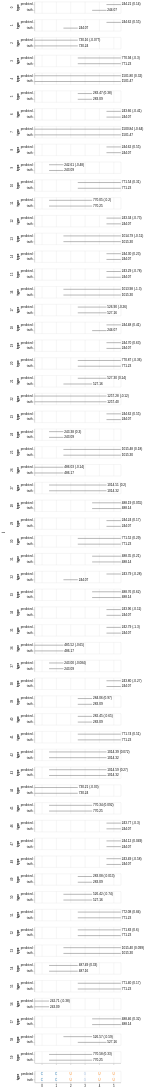

Source (notebook cell):
### Code cell
seq_data = pl.DataFrame({
    "nucleoside": true_sequence + predicted_sequence,
    "pos": list(range(len(true_sequence))) * 2,
    "type": ["truth"] * len(true_sequence) + ["predicted"] * len(predicted_sequence),
})

base = alt.Chart(data)
((
    base.mark_rule().encode(
        alt.X("l").axis(title=None, labels=False, ticks=False),
        alt.X2("r"),
        alt.Y("type"),
    )
    + base.mark_text(align="left", dx=3).encode(
        alt.X("r").axis(title=None, labels=False, ticks=False),
        alt.Y("type"),
        alt.Text("mass_info"),
    )
).facet(row="j") & alt.Chart(seq_data).mark_text().encode(
    alt.X("pos").title(None),
    alt.Y("type"),
    alt.Text("nucleoside"),
    alt.Color("nucleoside", scale=alt.Scale(scheme="category20")).legend(None),
)).resolve_scale(x="shared")

### Figure 1 — Vega-Lite specification as saved in the notebook (floating-point values rounded to 4 significant figures)
{"config": {"view": {"continuousWidth": 300, "continuousHeight": 300}}, "vconcat": [{"data": {"name": "data-4979316057aee5d402b1d7f7d5073082"}, "facet": {"row": {"field": "j", "type": "quantitative"}}, "spec": {"layer": [{"mark": {"type": "rule"}, "encoding": {"x": {"axis": {"title": null, "labels": false}, "field": "l", "type": "quantitative"}, "x2": {"field": "r"}, "y": {"field": "type", "type": "nominal"}}}, {"mark": {"type": "text", "align": "left", "dx": 3}, "encoding": {"text": {"field": "mass_info", "type": "nominal"}, "x": {"axis": {"title": null, "labels": false}, "field": "r", "type": "quantitative"}, "y": {"field": "type", "type": "nominal"}}}]}}, {"data": {"name": "data-b97cc9017dc9b2658a3867263e07896c"}, "mark": {"type": "text"}, "encoding": {"color": {"field": "nucleoside", "legend": null, "scale": {"scheme": "category20"}, "type": "nominal"}, "text": {"field": "nucleoside", "type": "nominal"}, "x": {"field": "pos", "title": null, "type": "quantitative"}, "y": {"field": "type", "type": "nominal"}}}], "resolve": {"scale": {"x": "shared"}}, "$schema": "https://vega.github.io/schema/vega-lite/v5.20.1.json", "datasets": {"data-4979316057aee5d402b1d7f7d5073082": [{"l": 4.5, "r": 5.5, "j": 0, "mass_info": "244.21 (0.14)", "type": "predicted"}, {"l": 4.5, "r": 5.5, "j": 1, "mass_info": "244.62 (0.55)", "type": "predicted"}, {"l": -0.5, "r": 2.5, "j": 2, "mass_info": "730.16 (-0.077)", "type": "predicted"}, {"l": 2.5, "r": 5.5, "j": 3, "mass_info": "770.94 (-0.3)", "type": "predicted"}, {"l": -0.5, "r": 5.5, "j": 4, "mass_info": "1501.80 (0.32)", "type": "predicted"}, {"l": 2.5, "r": 3.5, "j": 5, "mass_info": "283.47 (0.38)", "type": "predicted"}, {"l": 4.5, "r": 5.5, "j": 6, "mass_info": "243.66 (-0.41)", "type": "predicted"}, {"l": -0.5, "r": 5.5, "j": 7, "mass_info": "1500.84 (-0.64)", "type": "predicted"}, {"l": 4.5, "r": 5.5, "j": 8, "mass_info": "244.62 (0.55)", "type": "predicted"}, {"l": 0.5, "r": 1.5, "j": 9, "mass_info": "242.61 (-0.48)", "type": "predicted"}, {"l": 2.5, "r": 5.5, "j": 10, "mass_info": "771.54 (0.31)", "type": "predicted"}, {"l": 0.5, "r": 3.5, "j": 11, "mass_info": "770.05 (-0.2)", "type": "predicted"}, {"l": 4.5, "r": 5.5, "j": 12, "mass_info": "243.34 (-0.73)", "type": "predicted"}, {"l": 1.5, "r": 5.5, "j": 13, "mass_info": "1014.79 (-0.51)", "type": "predicted"}, {"l": 4.5, "r": 5.5, "j": 14, "mass_info": "244.30 (0.23)", "type": "predicted"}, {"l": 4.5, "r": 5.5, "j": 15, "mass_info": "243.29 (-0.78)", "type": "predicted"}, {"l": 1.5, "r": 5.5, "j": 16, "mass_info": "1013.98 (-1.3)", "type": "predicted"}, {"l": 2.5, "r": 4.5, "j": 17, "mass_info": "526.90 (-0.26)", "type": "predicted"}, {"l": 4.5, "r": 5.5, "j": 18, "mass_info": "244.48 (0.41)", "type": "predicted"}, {"l": 4.5, "r": 5.5, "j": 19, "mass_info": "244.70 (0.63)", "type": "predicted"}, {"l": 2.5, "r": 5.5, "j": 20, "mass_info": "770.87 (-0.36)", "type": "predicted"}, {"l": 2.5, "r": 4.5, "j": 21, "mass_info": "527.30 (0.14)", "type": "predicted"}, {"l": -0.5, "r": 4.5, "j": 22, "mass_info": "1257.28 (-0.12)", "type": "predicted"}, {"l": 4.5, "r": 5.5, "j": 23, "mass_info": "244.62 (0.55)", "type": "predicted"}, {"l": 0.5, "r": 1.5, "j": 24, "mass_info": "243.38 (0.3)", "type": "predicted"}, {"l": 1.5, "r": 5.5, "j": 25, "mass_info": "1015.48 (0.18)", "type": "predicted"}, {"l": -0.5, "r": 1.5, "j": 26, "mass_info": "486.03 (-0.14)", "type": "predicted"}, {"l": 0.5, "r": 4.5, "j": 27, "mass_info": "1014.51 (0.2)", "type": "predicted"}, {"l": 3.5, "r": 5.5, "j": 28, "mass_info": "488.19 (0.055)", "type": "predicted"}, {"l": 4.5, "r": 5.5, "j": 29, "mass_info": "244.24 (0.17)", "type": "predicted"}, {"l": 2.5, "r": 5.5, "j": 30, "mass_info": "771.52 (0.29)", "type": "predicted"}, {"l": 3.5, "r": 5.5, "j": 31, "mass_info": "488.35 (0.21)", "type": "predicted"}, {"l": 4.5, "r": 5.5, "j": 32, "mass_info": "243.79 (-0.28)", "type": "predicted"}, {"l": 3.5, "r": 5.5, "j": 33, "mass_info": "488.76 (0.62)", "type": "predicted"}, {"l": 4.5, "r": 5.5, "j": 34, "mass_info": "243.96 (-0.11)", "type": "predicted"}, {"l": 4.5, "r": 5.5, "j": 35, "mass_info": "242.79 (-1.3)", "type": "predicted"}, {"l": -0.5, "r": 1.5, "j": 36, "mass_info": "485.52 (-0.65)", "type": "predicted"}, {"l": 0.5, "r": 1.5, "j": 37, "mass_info": "243.00 (-0.084)", "type": "predicted"}, {"l": 4.5, "r": 5.5, "j": 38, "mass_info": "243.80 (-0.27)", "type": "predicted"}, {"l": 2.5, "r": 3.5, "j": 39, "mass_info": "284.06 (0.97)", "type": "predicted"}, {"l": 2.5, "r": 3.5, "j": 40, "mass_info": "282.45 (-0.65)", "type": "predicted"}, {"l": 2.5, "r": 5.5, "j": 41, "mass_info": "771.74 (0.51)", "type": "predicted"}, {"l": 0.5, "r": 4.5, "j": 42, "mass_info": "1014.39 (0.072)", "type": "predicted"}, {"l": 0.5, "r": 4.5, "j": 43, "mass_info": "1014.59 (0.27)", "type": "predicted"}, {"l": -0.5, "r": 2.5, "j": 44, "mass_info": "730.21 (-0.03)", "type": "predicted"}, {"l": 0.5, "r": 3.5, "j": 45, "mass_info": "770.34 (0.092)", "type": "predicted"}, {"l": 4.5, "r": 5.5, "j": 46, "mass_info": "243.77 (-0.3)", "type": "predicted"}, {"l": 4.5, "r": 5.5, "j": 47, "mass_info": "244.12 (0.049)", "type": "predicted"}, {"l": 4.5, "r": 5.5, "j": 48, "mass_info": "243.49 (-0.58)", "type": "predicted"}, {"l": 2.5, "r": 3.5, "j": 49, "mass_info": "283.08 (-0.013)", "type": "predicted"}, {"l": 1.5, "r": 3.5, "j": 50, "mass_info": "526.42 (-0.74)", "type": "predicted"}, {"l": 2.5, "r": 5.5, "j": 51, "mass_info": "772.08 (0.84)", "type": "predicted"}, {"l": 2.5, "r": 5.5, "j": 52, "mass_info": "771.83 (0.6)", "type": "predicted"}, {"l": 1.5, "r": 5.5, "j": 53, "mass_info": "1015.40 (0.099)", "type": "predicted"}, {"l": 0.5, "r": 2.5, "j": 54, "mass_info": "487.49 (0.33)", "type": "predicted"}, {"l": 2.5, "r": 5.5, "j": 55, "mass_info": "771.40 (0.17)", "type": "predicted"}, {"l": -0.5, "r": 0.5, "j": 56, "mass_info": "242.71 (-0.38)", "type": "predicted"}, {"l": 3.5, "r": 5.5, "j": 57, "mass_info": "488.46 (0.32)", "type": "predicted"}, {"l": 1.5, "r": 3.5, "j": 58, "mass_info": "526.57 (-0.59)", "type": "predicted"}, {"l": 0.5, "r": 3.5, "j": 59, "mass_info": "770.58 (0.33)", "type": "predicted"}, {"l": 3.5, "r": 4.5, "j": 0, "mass_info": "244.07", "type": "truth"}, {"l": 1.5, "r": 2.5, "j": 1, "mass_info": "244.07", "type": "truth"}, {"l": -0.5, "r": 2.5, "j": 2, "mass_info": "730.24", "type": "truth"}, {"l": 2.5, "r": 5.5, "j": 3, "mass_info": "771.23", "type": "truth"}, {"l": -0.5, "r": 5.5, "j": 4, "mass_info": "1501.47", "type": "truth"}, {"l": 2.5, "r": 3.5, "j": 5, "mass_info": "283.09", "type": "truth"}, {"l": 4.5, "r": 5.5, "j": 6, "mass_info": "244.07", "type": "truth"}, {"l": -0.5, "r": 5.5, "j": 7, "mass_info": "1501.47", "type": "truth"}, {"l": 4.5, "r": 5.5, "j": 8, "mass_info": "244.07", "type": "truth"}, {"l": 0.5, "r": 1.5, "j": 9, "mass_info": "243.09", "type": "truth"}, {"l": 2.5, "r": 5.5, "j": 10, "mass_info": "771.23", "type": "truth"}, {"l": 0.5, "r": 3.5, "j": 11, "mass_info": "770.25", "type": "truth"}, {"l": 4.5, "r": 5.5, "j": 12, "mass_info": "244.07", "type": "truth"}, {"l": 1.5, "r": 5.5, "j": 13, "mass_info": "1015.30", "type": "truth"}, {"l": 4.5, "r": 5.5, "j": 14, "mass_info": "244.07", "type": "truth"}, {"l": 4.5, "r": 5.5, "j": 15, "mass_info": "244.07", "type": "truth"}, {"l": 1.5, "r": 5.5, "j": 16, "mass_info": "1015.30", "type": "truth"}, {"l": 2.5, "r": 4.5, "j": 17, "mass_info": "527.16", "type": "truth"}, {"l": 3.5, "r": 4.5, "j": 18, "mass_info": "244.07", "type": "truth"}, {"l": 4.5, "r": 5.5, "j": 19, "mass_info": "244.07", "type": "truth"}, {"l": 2.5, "r": 5.5, "j": 20, "mass_info": "771.23", "type": "truth"}, {"l": 1.5, "r": 3.5, "j": 21, "mass_info": "527.16", "type": "truth"}, {"l": -0.5, "r": 4.5, "j": 22, "mass_info": "1257.40", "type": "truth"}, {"l": 4.5, "r": 5.5, "j": 23, "mass_info": "244.07", "type": "truth"}, {"l": 0.5, "r": 1.5, "j": 24, "mass_info": "243.09", "type": "truth"}, {"l": 1.5, "r": 5.5, "j": 25, "mass_info": "1015.30", "type": "truth"}, {"l": -0.5, "r": 1.5, "j": 26, "mass_info": "486.17", "type": "truth"}, {"l": 0.5, "r": 4.5, "j": 27, "mass_info": "1014.32", "type": "truth"}, {"l": 3.5, "r": 5.5, "j": 28, "mass_info": "488.14", "type": "truth"}, {"l": 4.5, "r": 5.5, "j": 29, "mass_info": "244.07", "type": "truth"}, {"l": 2.5, "r": 5.5, "j": 30, "mass_info": "771.23", "type": "truth"}, {"l": 3.5, "r": 5.5, "j": 31, "mass_info": "488.14", "type": "truth"}, {"l": 1.5, "r": 2.5, "j": 32, "mass_info": "244.07", "type": "truth"}, {"l": 3.5, "r": 5.5, "j": 33, "mass_info": "488.14", "type": "truth"}, {"l": 4.5, "r": 5.5, "j": 34, "mass_info": "244.07", "type": "truth"}, {"l": 4.5, "r": 5.5, "j": 35, "mass_info": "244.07", "type": "truth"}, {"l": -0.5, "r": 1.5, "j": 36, "mass_info": "486.17", "type": "truth"}, {"l": 0.5, "r": 1.5, "j": 37, "mass_info": "243.09", "type": "truth"}, {"l": 4.5, "r": 5.5, "j": 38, "mass_info": "244.07", "type": "truth"}, {"l": 2.5, "r": 3.5, "j": 39, "mass_info": "283.09", "type": "truth"}, {"l": 2.5, "r": 3.5, "j": 40, "mass_info": "283.09", "type": "truth"}, {"l": 2.5, "r": 5.5, "j": 41, "mass_info": "771.23", "type": "truth"}, {"l": 0.5, "r": 4.5, "j": 42, "mass_info": "1014.32", "type": "truth"}, {"l": 0.5, "r": 4.5, "j": 43, "mass_info": "1014.32", "type": "truth"}, {"l": -0.5, "r": 2.5, "j": 44, "mass_info": "730.24", "type": "truth"}, {"l": 0.5, "r": 3.5, "j": 45, "mass_info": "770.25", "type": "truth"}, {"l": 4.5, "r": 5.5, "j": 46, "mass_info": "244.07", "type": "truth"}, {"l": 4.5, "r": 5.5, "j": 47, "mass_info": "244.07", "type": "truth"}, {"l": 4.5, "r": 5.5, "j": 48, "mass_info": "244.07", "type": "truth"}, {"l": 2.5, "r": 3.5, "j": 49, "mass_info": "283.09", "type": "truth"}, {"l": 1.5, "r": 3.5, "j": 50, "mass_info": "527.16", "type": "truth"}, {"l": 2.5, "r": 5.5, "j": 51, "mass_info": "771.23", "type": "truth"}, {"l": 2.5, "r": 5.5, "j": 52, "mass_info": "771.23", "type": "truth"}, {"l": 1.5, "r": 5.5, "j": 53, "mass_info": "1015.30", "type": "truth"}, {"l": 0.5, "r": 2.5, "j": 54, "mass_info": "487.16", "type": "truth"}, {"l": 2.5, "r": 5.5, "j": 55, "mass_info": "771.23", "type": "truth"}, {"l": -0.5, "r": 0.5, "j": 56, "mass_info": "243.09", "type": "truth"}, {"l": 3.5, "r": 5.5, "j": 57, "mass_info": "488.14", "type": "truth"}, {"l": 2.5, "r": 4.5, "j": 58, "mass_info": "527.16", "type": "truth"}, {"l": 0.5, "r": 3.5, "j": 59, "mass_info": "770.25", "type": "truth"}], "data-b97cc9017dc9b2658a3867263e07896c": [{"nucleoside": "C", "pos": 0, "type": "truth"}, {"nucleoside": "C", "pos": 1, "type": "truth"}, {"nucleoside": "U", "pos": 2, "type": "truth"}, {"nucleoside": "G", "pos": 3, "type": "truth"}, {"nucleoside": "U", "pos": 4, "type": "truth"}, {"nucleoside": "U", "pos": 5, "type": "truth"}, {"nucleoside": "C", "pos": 0, "type": "predicted"}, {"nucleoside": "C", "pos": 1, "type": "predicted"}, {"nucleoside": "U", "pos": 2, "type": "predicted"}, {"nucleoside": "G", "pos": 3, "type": "predicted"}, {"nucleoside": "U", "pos": 4, "type": "predicted"}, {"nucleoside": "U", "pos": 5, "type": "predicted"}]}}
